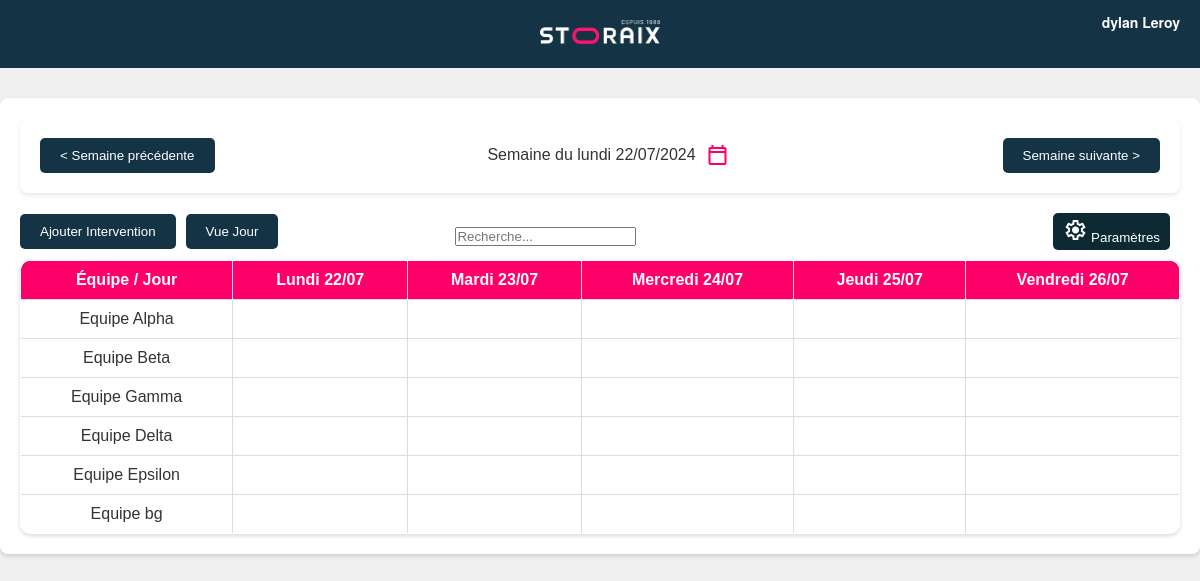
The app's page /index.php (signed in) with its own data.
### tables this page shows
CREATE TABLE Users (
    UserID INT AUTO_INCREMENT PRIMARY KEY,
    FirstName VARCHAR(255) NOT NULL,
    LastName VARCHAR(255) NOT NULL,
    Identifiant VARCHAR(191) NOT NULL UNIQUE,
    PasswordHash VARCHAR(255) NOT NULL,
    PasswordPlain VARCHAR(255) NOT NULL,  
    RoleID INT,
    FOREIGN KEY (RoleID) REFERENCES Roles(RoleID)
);

CREATE TABLE `Equipe` (
  `ID_Equipe` int(11) NOT NULL AUTO_INCREMENT,
  `Nom_Equipe` varchar(255) DEFAULT NULL,
  `Couleur` varchar(7) DEFAULT NULL,
  `Telephone` varchar(15) DEFAULT NULL,
  PRIMARY KEY (`ID_Equipe`)
);

### fonction_users.php (called while the page is built, shortened)
<?php
function getUserInfo($pdo, $userId) {
    $stmt = $pdo->prepare('SELECT * FROM Users WHERE UserID = ?');
    $stmt->execute([$userId]);
    return $stmt->fetch(PDO::FETCH_ASSOC);
}
function getUserRole($pdo, $userId) {
    $stmt = $pdo->prepare('SELECT r.RoleName FROM Users u JOIN Roles r ON u.RoleID = r.RoleID WHERE u.UserID = ?');
    $stmt->execute([$userId]);
    $result = $stmt->fetch(PDO::FETCH_ASSOC);
    return $result ? $result['RoleName'] : null;
}
?>

### index.php (the view, shortened to what this page needs)
<?php
require_once 'db_connect_StorAix.php';
require_once 'fonction_StorAix.php';
require_once 'fonctionAgendaJour.php';
require_once 'fonction_users.php';
$userInfo = getUserInfo($pdo_users, $_SESSION['user_id']);
$userRole = getUserRole($pdo_users, $_SESSION['user_id']);
$decalageSemaine = isset($_GET['decalageSemaine']) ? intval($_GET['decalageSemaine']) : 0;
$userID = $_SESSION['user_id'];
?>
<!DOCTYPE html>
<html lang="fr">
<head>
    <link rel="stylesheet" href="style.css">
    <link rel="stylesheet" href="style_header.css">
    <link rel="stylesheet" href="settings.css">
    <link rel="stylesheet" href="signature.css">
    <link rel="stylesheet" href="https://cdnjs.cloudflare.com/ajax/libs/pikaday/1.8.0/css/pikaday.min.css">
    <link rel="stylesheet" href="https://cdn.jsdelivr.net/npm/@simonwep/pickr/dist/themes/classic.min.css" />
</head>
<body>
<header class="banniere">
    <a href="index.php">
        <img src="img/logo_storaix.png" alt="Logo StorAix" width="150" height="50">
    </a>
    <div class="user-menu">
        <span class="user-name" onclick="toggleDropdown()">
            <?php echo htmlspecialchars($userInfo['FirstName'] . ' ' . $userInfo['LastName']); ?>
        </span>
    </div>
</header>
<div class="agenda-container" id="agenda-container">
    <div class="week-navigation">
        <button id="btnSemainePrecedente">&lt; Semaine précédente</button>
        <div class="semaine">
            Semaine du lundi <?php echo obtenirLundiDeLaSemaine($decalageSemaine)->format('d/m/Y'); ?>
            <button id="btnDatePicker" class="calendar-button">
                <span class="material-symbols-outlined">calendar_today</span>
            </button>
        </div>
        <button id="btnSemaineSuivante">Semaine suivante &gt;</button>
    </div>
    <div class="view-toggle">
        <?php if ($userRole != 'Intervenant'): ?>
            <button id="btnAjouterIntervention">Ajouter Intervention</button>
        <?php endif; ?>
        <a href="agendaJour.php"><button id="btnVueJour">Vue Jour</button></a>
        <div class="search-container">
            <input type="text" id="searchInput" placeholder="Recherche...">
        </div>
        <?php if ($userRole != 'Intervenant'): ?>
            <button class="btn" id="btnSettings">
                <span class="material-symbols-outlined">settings</span> Paramètres
            </button>
        <?php endif; ?>
    </div>
    <div class="table-container">
        <?php genererAgenda($decalageSemaine, $userID, $pdo, $pdo_users); ?>
    </div>
</div>
</body>
</html>

### fonction_StorAix.php (shortened to what this page needs)
<?php
include 'db_connect_StorAix.php';
include 'fonction_users.php';
function obtenirLundiDeLaSemaine($decalage) {
    $lundi = new DateTime();
    $lundi->setISODate($lundi->format('o'), $lundi->format('W'));
    $lundi->modify('monday this week');
    $lundi->modify("$decalage weeks");
    return $lundi;
}
function obtenirRoleUtilisateur($userID, $pdo_users) {
    $sql = "SELECT r.RoleName
            FROM Roles r
            JOIN Users u ON r.RoleID = u.RoleID
            WHERE u.UserID = :userID";
    try {
        $stmt = $pdo_users->prepare($sql);
        $stmt->execute(['userID' => $userID]);
        return $stmt->fetchColumn();
    } catch (PDOException $e) {
        die("Erreur lors de la récupération du rôle de l'utilisateur : " . $e->getMessage());
    }
}
function genererAgenda($decalageSemaine, $userID, $pdo, $pdo_users) {
    $lundi = obtenirLundiDeLaSemaine($decalageSemaine);
    $role = obtenirRoleUtilisateur($userID, $pdo_users);
    if ($role == 'Intervenant') {
        $equipes = obtenirEquipesUtilisateur($userID, $pdo, $pdo_users);
    } else {
        $stmt = $pdo->prepare("SELECT ID_Equipe, Nom_Equipe, Couleur FROM Equipe ORDER BY ID_Equipe ASC");
        $stmt->execute();
        $equipes = $stmt->fetchAll(PDO::FETCH_ASSOC);
    }
    $jours_fr = ['Monday' => 'Lundi', 'Tuesday' => 'Mardi', 'Wednesday' => 'Mercredi', 'Thursday' => 'Jeudi', 'Friday' => 'Vendredi'];
    echo '<table id="agenda" border="1" style="width:100%; border-collapse: collapse;">';
    echo '<thead style="background-color: #FF006A; color: white;"><tr><th style="text-align:center;">Équipe / Jour</th>';
    for ($i = 0; $i < 5; $i++) {
        $jour = $lundi->format('l');
        echo '<th>' . $jours_fr[$jour] . ' ' . $lundi->format('d/m') . '</th>';
        $lundi->modify('+1 day');
    }
    echo '</tr></thead><tbody>';
    foreach ($equipes as $equipe) {
        echo '<tr>';
        echo "<td style='text-align:center;'>{$equipe['Nom_Equipe']}</td>";
        for ($j = 0; $j < 5; $j++) {
            echo '<td style="vertical-align: top; background-color: #fff; overflow: hidden; position: relative;">';
            echo '</td>';
        }
        echo '</tr>';
    }
    echo '</tbody></table>';
}
?>

### style.css (style rules this page uses)
* { margin: 0; padding: 0; box-sizing: border-box; }
body { font-family: 'Arial', sans-serif; background-color: #f0f0f0; color: #333; }
.banniere { background-color: #143446; padding: 20px 0; text-align: center; }
.banniere img { width: 150px; height: auto; }
.week-navigation { display: flex; justify-content: space-between; align-items: center; padding: 20px; background-color: #fff; box-shadow: 0 2px 4px rgba(0, 0, 0, 0.1); margin: 0 auto 20px; border-radius: 8px; }
#btnSemainePrecedente, #btnSemaineSuivante, #btnJourPrecedent, #btnJourSuivant { background-color: #143446; color: white; padding: 10px 20px; border: none; border-radius: 5px; cursor: pointer; transition: background-color 0.3s; }
.agenda-container { margin: 20px 50px; transition: filter 0.3s ease; background-color: #fff; padding: 20px; border-radius: 8px; box-shadow: 0 2px 4px rgba(0, 0, 0, 0.15); }
#agenda { width: 90%; border-collapse: separate; border-spacing: 0; margin: 0 auto; font-family: 'Arial', sans-serif; border: 1px solid #ddd; border-radius: 10px; overflow: hidden; box-shadow: 0 2px 4px rgba(0, 0, 0, 0.15); }
#agenda th, #agenda td { border: 1px solid #ddd; padding: 5px; text-align: center; vertical-align: middle; position: relative; }
#agenda th { background-color: #FF006A; color: white; border-left: none; }
#agenda td { background-color: #fff; }
#agenda th:first-child, #agenda td:first-child { border-left: none; }
#agenda th:last-child, #agenda td:last-child { border-right: none; }
#agenda tr:first-child th:first-child { border-top-left-radius: 10px; }
#agenda tr:first-child th:last-child { border-top-right-radius: 10px; }
#agenda tr:last-child td:first-child { border-bottom-left-radius: 10px; }
#agenda tr:last-child td:last-child { border-bottom-right-radius: 10px; }
#btnAjouterIntervention, #btnVueSemaine, #btnVueJour, #btnSettings { background-color: #143446; color: white; padding: 10px 20px; border: none; border-radius: 5px; cursor: pointer; transition: background-color 0.3s; margin-bottom: 10px; margin-right: 10px; }
#btnSettings { background-color: #143446; color: white; padding: 5px 10px; border: none; border-radius: 5px; cursor: pointer; transition: background-color 0.3s; margin-bottom: 10px; }
#btnSettings { background-color: #0d2a34; }
@media screen and (min-width: 1025px) and (max-width: 1440px) { .agenda-container { margin: 30px auto; } }
@media screen and (min-width: 1025px) and (max-width: 1440px) { .week-navigation { justify-content: center; } }
@media screen and (min-width: 1025px) and (max-width: 1440px) { #agenda th, #agenda td { padding: 10px; font-size: 1em; } }
@media screen and (min-width: 1025px) and (max-width: 1440px) { .banniere img { width: 120px; } }
.material-symbols-outlined { font-variation-settings: 'FILL' 0, 'wght' 400, 'GRAD' 0, 'opsz' 24; }
a { color: inherit; text-decoration: none; }
.calendar-button { background: none; border: none; cursor: pointer; font-size: 48px; padding: 0; margin-left: 10px; display: inline-flex; align-items: center; justify-content: center; color: #FF006A; }
.week-navigation { display: flex; justify-content: space-between; align-items: center; padding: 20px; background-color: #fff; box-shadow: 0 2px 4px rgba(0, 0, 0, 0.1); margin: 0 auto 20px; border-radius: 8px; position: relative; }
.week-navigation .semaine { display: flex; align-items: center; }
.view-toggle { display: flex; align-items: center; justify-content: space-between; }
.search-container { flex-grow: 1; display: flex; justify-content: center; margin-right: 250px; }
.user-menu { position: absolute; top: 20px; right: 20px; }
.user-name { color: white; cursor: pointer; font-size: 16px; }

### style_header.css (style rules this page uses)
.user-menu { position: absolute; right: 20px; top: 10px; color: white; font-family: 'Helvetica Neue', Arial, sans-serif; cursor: pointer; }
.user-name { font-size: 14px; font-weight: bold; position: relative; }

### records on screen
users: FirstName+LastName "dylan Leroy"
equipe: Nom_Equipe "Equipe Alpha"
equipe: Nom_Equipe "Equipe Beta"
equipe: Nom_Equipe "Equipe Gamma"
equipe: Nom_Equipe "Equipe Delta"
equipe: Nom_Equipe "Equipe Epsilon"
equipe: Nom_Equipe "Equipe bg"

### other values on screen
obtenirLundiDeLaSemaine($decalageSemaine)->format('d/m/Y') "22/07/2024"
$jours_fr[$jour] "Lundi"
$lundi->format('d/m') "22/07"
$jours_fr[$jour] "Mardi"
$lundi->format('d/m') "23/07"
$jours_fr[$jour] "Mercredi"
$lundi->format('d/m') "24/07"
$jours_fr[$jour] "Jeudi"
$lundi->format('d/m') "25/07"
$jours_fr[$jour] "Vendredi"
$lundi->format('d/m') "26/07"
